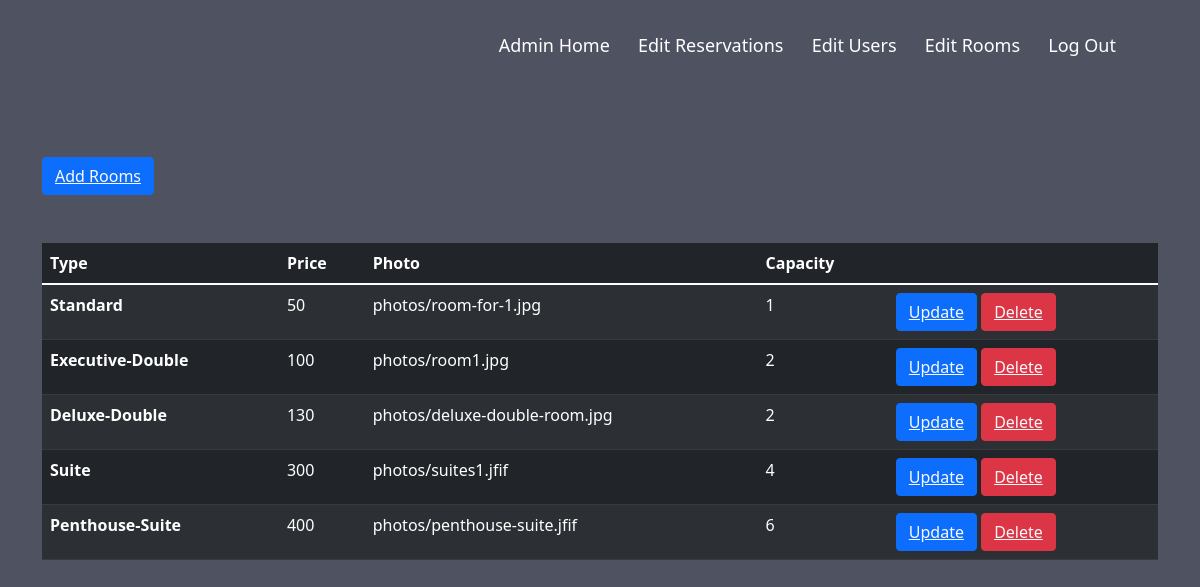
Page /DiktyoKentrika/EditRooms.php on the committed database.
### tables this page shows
CREATE TABLE `rooms` (
  `Type` varchar(75) NOT NULL,
  `Price` int(30) NOT NULL,
  `Photo` varchar(50) NOT NULL,
  `Capacity` int(10) NOT NULL
);

### DiktyoKentrika/EditRooms.php (the view, shortened to what this page needs)
<?php
include 'conn.php';
?>
<!DOCTYPE html>
<html lang="en">
<head>
    <link type="text/css" rel="stylesheet" href="/Diktyokentrika/css/Edit.css">
    <link href="https://cdn.jsdelivr.net/npm/bootstrap@5.1.3/dist/css/bootstrap.min.css" rel="stylesheet">
</head>
<body>
    <div class="header">
      <nav>
          <div class="nav-links">
              <ul>
                  <li><a href="/DiktyoKentrika/AdminHomePage.html">Admin Home</a></li>
                  <li><a href="/DiktyoKentrika/EditRes.php">Edit Reservations</a></li>
                  <li><a href="/DiktyoKentrika/EditUsers.php">Edit Users</a></li>
                  <li><a href="/DiktyoKentrika/EditRooms.php">Edit Rooms</a></li>
                  <li><a href="/DiktyoKentrika/Log-out.php">Log Out</a></li>
              </ul>
          </div>
      </nav>
    </div>
    <div class="container">
        <button class="btn btn-primary my-5"><a href="/DiktyoKentrika/AddRoom.php" class="text-light">Add Rooms</a></button>
        <table class="table table-dark table-striped">
            <thead>
              <tr>
                <th scope="col">Type</th>
                <th scope="col">Price</th>
                <th scope="col">Photo</th>
                <th scope="col">Capacity</th>
                <th scope="col"></th>
              </tr>
            </thead>
            <tbody>
              <?php
                $sql = "select * from rooms";
                $result = mysqli_query($con , $sql);
                if($result){
                  while($row = mysqli_fetch_assoc($result)){
                    $Type = $row['Type'];
                    $Price = $row['Price'];
                    $Photo = $row['Photo'];
                    $Capacity = $row['Capacity'];
                    echo '<tr>
                            <th scope="row">'.$Type.'</th>
                            <td>'.$Price.'</td>
                            <td>'.$Photo.'</td>
                            <td>'.$Capacity.'</td>
                            <td>
                            <button class="btn btn-primary"><a href="updateRoom.php?updateroom='.$Type.'" class="text-light">Update</a></button>
                            <button class="btn btn-danger" ><a href="deleteRoom.php?deleteroom='.$Type.'" class="text-light">Delete</a></button>
                            </td>
                          </tr>';
                  }
                }
              ?>
            </tbody>
          </table>
    </div>
</body>
</html>

### DiktyoKentrika/css/Edit.css (style rules this page uses)
body { min-height: 100vh; width: 100%; background-image: linear-gradient(rgba(4,9,30,0.7),rgba(4,9,30,0.7)),url("/DiktyoKentrika/photos/banner.jpg"); background-position: center; background-size: cover; position: relative; }
nav { display: flex; padding: 2% 6%; justify-content: space-between; align-items: center; }
.nav-links { flex: 1; text-align: right; }
.nav-links ul li { list-style: none; display: inline-block; padding: 8px 12px; position: relative; }
.nav-links ul li a { color: #fff; text-decoration: none; font-size: 18px; }
.nav-links ul li::after { content: ''; width: 0%; height: 2px; background : #5d82b9; display: block; margin: auto; transition: 0.5s; }
.container { margin:auto; }

### rows in the picture
rooms: Type "Standard", Price "50", Photo "photos/room-for-1.jpg", Capacity "1"
rooms: Type "Executive-Double", Price "100", Photo "photos/room1.jpg", Capacity "2"
rooms: Type "Deluxe-Double", Price "130", Photo "photos/deluxe-double-room.jpg", Capacity "2"
rooms: Type "Suite", Price "300", Photo "photos/suites1.jfif", Capacity "4"
rooms: Type "Penthouse-Suite", Price "400", Photo "photos/penthouse-suite.jfif", Capacity "6"
